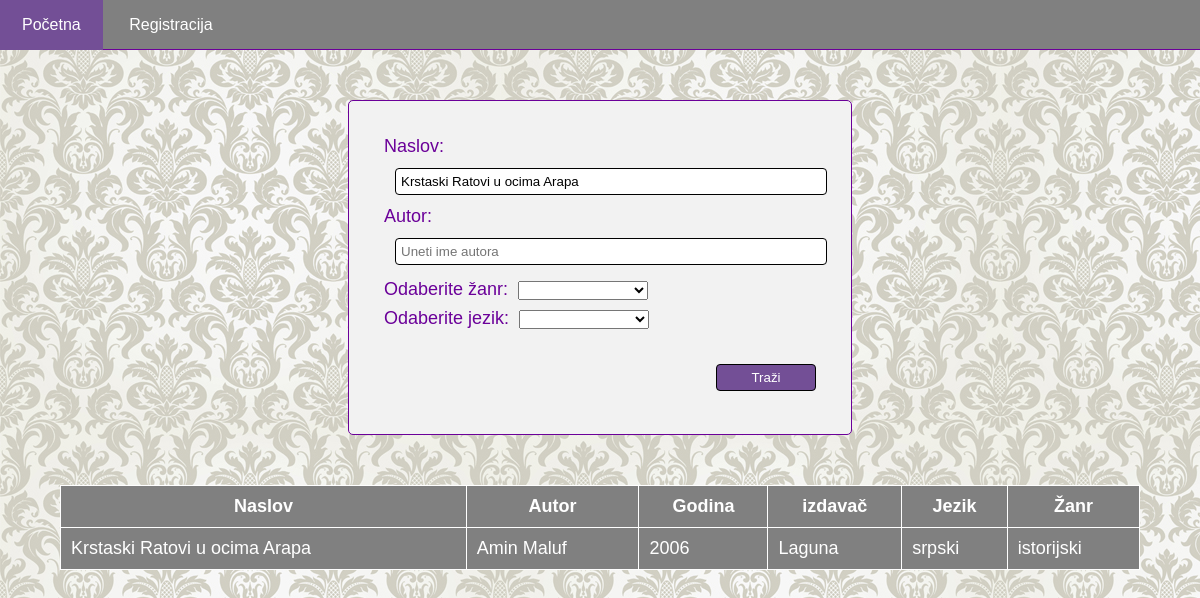
Page /search.php?title=Krstaski Ratovi u ocima Arapa on the committed database.
### tables this page shows
CREATE TABLE `knjige` (
  `id` int(11) NOT NULL,
  `naslov` varchar(100) NOT NULL,
  `autor` varchar(100) NOT NULL,
  `godina` varchar(10) NOT NULL,
  `izdavac` varchar(30) NOT NULL,
  `jezik` int(10) NOT NULL,
  `zanrovi` int(10) NOT NULL
);

CREATE TABLE `jezik` (
  `id` int(11) NOT NULL,
  `jezici` varchar(20) NOT NULL
);

CREATE TABLE `zanr` (
  `id` int(11) NOT NULL,
  `naziv_zanra` varchar(50) NOT NULL
);

### search.php (the view, shortened to what this page needs)
<?php
require_once 'header.php';
$db = new DB();
$conn = $db->getConnection();
$sql = "SELECT * FROM zanr";
$result = $conn->query($sql);
$genre = $result->fetchall(PDO::FETCH_ASSOC);
$sql = "SELECT * FROM jezik";
$result = $conn->query($sql);
$language = $result->fetchall(PDO::FETCH_ASSOC);
?>
<div id="search">
<form method="get" action="<?php echo $_SERVER['PHP_SELF']; ?>">
     Naslov: <input type="text" name="title" placeholder="Uneti naslov za pretragu" value="<?php if(!empty($_GET['title'])) echo $_GET['title']; ?>"><br>
      Autor: <input type="text" name="author" placeholder="Uneti ime autora" value="<?php if(!empty($_GET['author'])) echo $_GET['author']; ?>"><br>
      Odaberite žanr:
      	<select name="genre">
		<option value=""> </option>
		       <?php foreach($genre as $g)
		         if($_GET['genre'] === $g['id']) :
		                 echo "<option value='" . $g['id'] . "'selected> " . $g['naziv_zanra'] . "</option>";
                 else :
		                 echo "<option value='" . $g['id'] . "'> " . $g['naziv_zanra'] . "</option>";
		         endif;
		        ?>
      </select><br>
      Odaberite jezik:
    <select name="lang">
    	<option value=""></option>
    		   <?php foreach($language as $l)
		         if($_GET['language'] === $l['id']) :
		                 echo "<option value='" . $l['id'] . "'selected> " . $l['jezici'] . "</option>";
                 else :
		                 echo "<option value='" . $l['id'] . "'> " . $l['jezici'] . "</option>";
		         endif;
		        ?>
    	</select><br>
      <input type="submit" value="Traži">
</form>
</div>
<?php
try{
            $sql = "SELECT kn.naslov, kn.autor, kn.godina, kn.izdavac, j.jezici , z.naziv_zanra
			FROM knjige as kn
			LEFT JOIN jezik as j ON kn.jezik = j.id
			LEFT JOIN zanr as z on kn.zanrovi = z.id ";
			if(isset($_GET['title']) && strlen($_GET['title']) > 0 ){
				$title = $_GET['title'];
				$sql .= " WHERE naslov LIKE '%$title%'";
			}
			 $result = $conn->query($sql);
			 if ( $result->rowCount() > 0 ){
				 echo "<table border=1><tr><th>Naslov</th><th>Autor</th><th>Godina</th><th>izdavač</th><th>Jezik</th><th> Žanr</th></tr>";
				 foreach ($result as $row){
						echo "<tr>";
							echo "<td>". $row['naslov'] . "</td>";
							echo "<td>". $row['autor'] . "</td>";
							echo "<td>". $row['godina'] . "</td>";
							echo "<td>". $row['izdavac'] . "</td>";
							echo "<td>". $row['jezici'] . "</td>";
							echo "<td>". $row['naziv_zanra'] . "</td>";
				}
				 echo "</table>";
				 echo "<br>";
				}
			 else
				 echo "<p>U bazi nema podataka koji odgovaraju traženom kriterijumu, molimo Vas pokušajte ponovo!</p>";
		}
		catch(PDOException $e)
		{
			echo "Bezuspesna konekcija: " . $e->getMessage();
		}
require_once 'footer.php';
?>

### css/style.css (style rules this page uses)
* { margin: 0; padding: 0; box-sizing: border-box; }
body { background-image: url('images/pozadina5.jpg'); font-family: Arial, Helvetica, sans-serif; }
input[type="text"] { border: 1px solid black; border-radius: 4px; display: inline-block; margin: 11px; text-indent: 5px; line-height: 25px; width: 100%; }
#search { border: 1px solid #6b0099; border-radius: 5px; width: 42%; height: 335px; margin: 50px auto; background-color: #f2f2f2; padding: 35px; color: #6b0099; font-size: 18px; }
#search select { width: 30%; margin: 5px; }
#search input[type="submit"] { background-color: #734F96; border: 1px solid black; border-radius: 4px; color: #fff; width: 100px; padding: 5px 10px; margin-top: 30px; float: right; }
table { border-collapse: collapse; margin: 50px auto; width: 90%; border: 1px solid #fff; }
table tr { background-color: #808080; color: #fff; }
table td,th { padding: 10px; font-size: 18px; }

### rows in the picture
knjige: naslov "Krstaski Ratovi u ocima Arapa", autor "Amin Maluf", godina "2006", izdavac "Laguna", jezik.jezici "srpski", zanrovi.naziv_zanra "istorijski"
